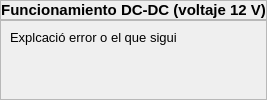
                  <widget class="QWidget" name="page10">
                   <layout class="QVBoxLayout" name="verticalLayout_26">
                    <property name="spacing">
                     <number>0</number>
                    </property>
                    <property name="leftMargin">
                     <number>0</number>
                    </property>
                    <property name="topMargin">
                     <number>0</number>
                    </property>
                    <property name="rightMargin">
                     <number>0</number>
                    </property>
                    <property name="bottomMargin">
                     <number>0</number>
                    </property>
                    <item>
                     <widget class="QFrame" name="frame_inf1_9">
                      <property name="minimumSize">
                       <size>
                        <width>0</width>
                        <height>20</height>
                       </size>
                      </property>
                      <property name="frameShape">
                       <enum>QFrame::StyledPanel</enum>
                      </property>
                      <property name="frameShadow">
                       <enum>QFrame::Raised</enum>
                      </property>
                      <layout class="QHBoxLayout" name="horizontalLayout_45">
                       <property name="spacing">
                        <number>0</number>
                       </property>
                       <property name="leftMargin">
                        <number>0</number>
                       </property>
                       <property name="topMargin">
                        <number>0</number>
                       </property>
                       <property name="rightMargin">
                        <number>0</number>
                       </property>
                       <property name="bottomMargin">
                        <number>0</number>
                       </property>
                       <item>
                        <widget class="QLabel" name="label_info1_9">
                         <property name="font">
                          <font>
                           <family>Arial</family>
                           <pointsize>11</pointsize>
                           <weight>75</weight>
                           <bold>true</bold>
                          </font>
                         </property>
                         <property name="text">
                          <string>Funcionamiento DC-DC (voltaje 12 V)</string>
                         </property>
                         <property name="alignment">
                          <set>Qt::AlignCenter</set>
                         </property>
                        </widget>
                       </item>
                      </layout>
                     </widget>
                    </item>
                    <item>
                     <widget class="QFrame" name="frame_inf2_9">
                      <property name="sizePolicy">
                       <sizepolicy hsizetype="Preferred" vsizetype="Expanding">
                        <horstretch>0</horstretch>
                        <verstretch>0</verstretch>
                       </sizepolicy>
                      </property>
                      <property name="frameShape">
                       <enum>QFrame::StyledPanel</enum>
                      </property>
                      <property name="frameShadow">
                       <enum>QFrame::Raised</enum>
                      </property>
                      <layout class="QHBoxLayout" name="horizontalLayout_46">
                       <item>
                        <widget class="QLabel" name="label_info10">
                         <property name="font">
                          <font>
                           <family>Arial</family>
                           <pointsize>10</pointsize>
                          </font>
                         </property>
                         <property name="text">
                          <string>Explcació error o el que sigui</string>
                         </property>
                         <property name="alignment">
                          <set>Qt::AlignLeading|Qt::AlignLeft|Qt::AlignTop</set>
                         </property>
                        </widget>
                       </item>
                      </layout>
                     </widget>
                    </item>
                   </layout>
                  </widget>
